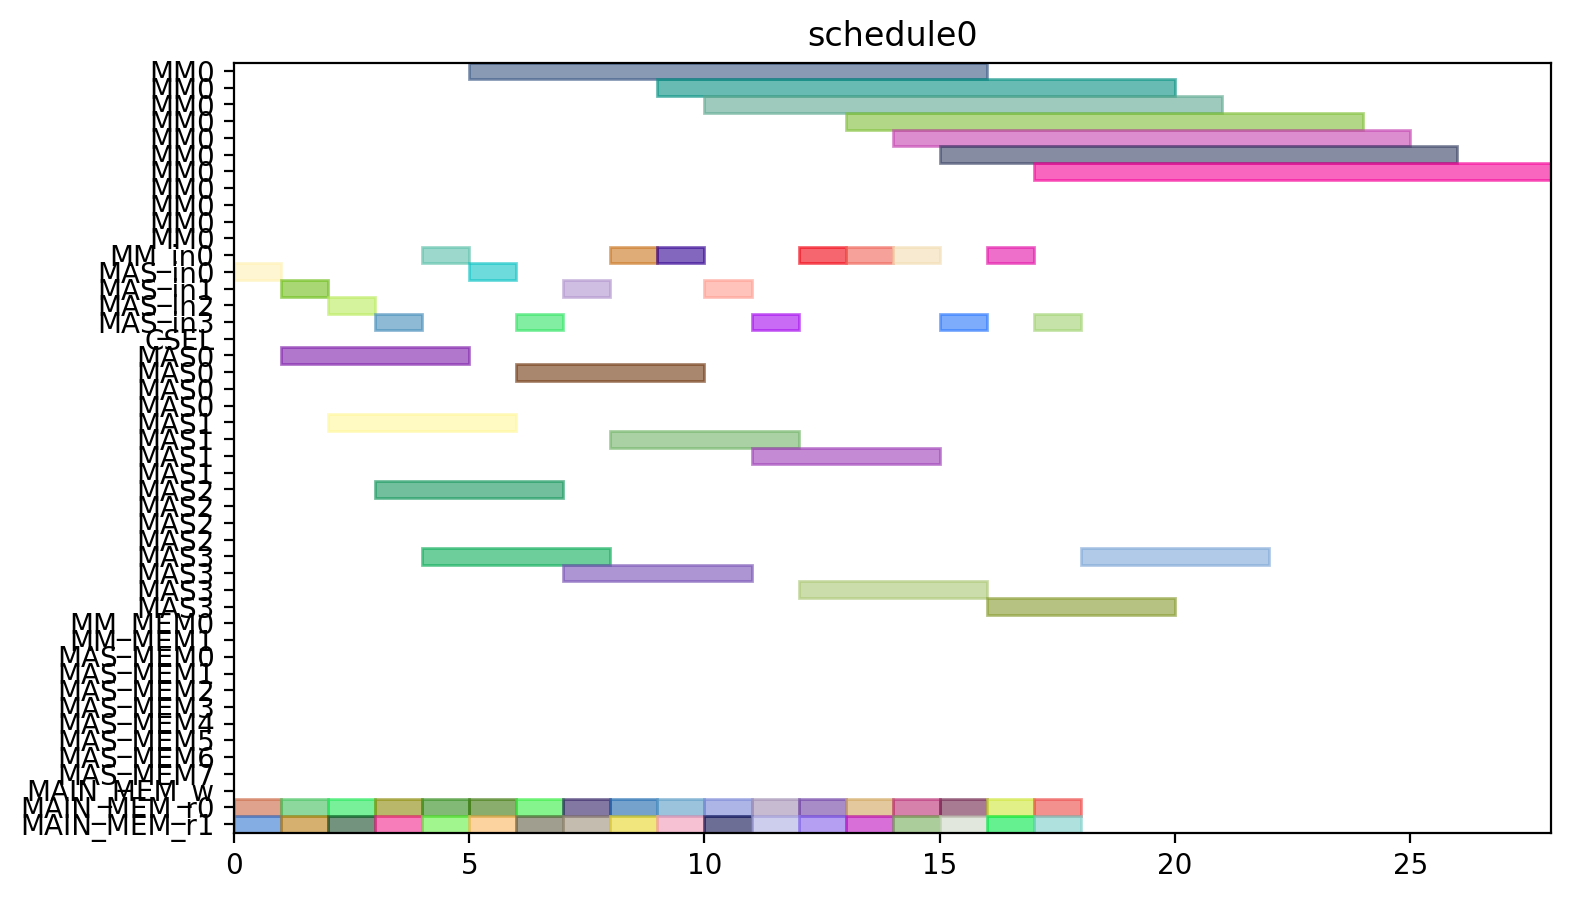

Recreate this plot in Python.
from pyschedule import Scenario, solvers, plotters, alt


def solve():
	horizon = 120
	S = Scenario("schedule0", horizon=horizon)

	# resource
	MM = S.Resources('MM', num=1, size=11)
	MM_in = S.Resources('MM_in', num=1)
	MAS_in = S.Resources('MAS_in', num=4)
	CSEL = S.Resource('CSEL')
	MAS = S.Resources('MAS', num=4, size=4, periods=range(1, horizon))
	MM_MEM = S.Resources('MM_MEM', num=2)
	MAS_MEM = S.Resources('MAS_MEM', num=8)
	MAIN_MEM_w = S.Resource('MAIN_MEM_w', size=1)
	MAIN_MEM_r = S.Resources('MAIN_MEM_r', num=2)

	# result of previous scheduling

	# new tasks
	t0_t0 = S.Task('t0_t0', length=4, delay_cost=1)
	t0_t0 += alt(MAS)
	t0_t0_in = S.Task('t0_t0_in', length=1, delay_cost=1)
	t0_t0_in += alt(MAS_in)
	S += t0_t0_in*MAS_in[0]<=t0_t0*MAS[0]

	S += t0_t0_in*MAS_in[1]<=t0_t0*MAS[1]

	S += t0_t0_in*MAS_in[2]<=t0_t0*MAS[2]

	S += t0_t0_in*MAS_in[3]<=t0_t0*MAS[3]

	t0_t0_mem0 = S.Task('t0_t0_mem0', length=1, delay_cost=1)
	t0_t0_mem0 += MAIN_MEM_r[0]
	S += t0_t0_mem0 <= t0_t0

	t0_t0_mem1 = S.Task('t0_t0_mem1', length=1, delay_cost=1)
	t0_t0_mem1 += MAIN_MEM_r[1]
	S += t0_t0_mem1 <= t0_t0

	t0_t1 = S.Task('t0_t1', length=4, delay_cost=1)
	t0_t1 += alt(MAS)
	t0_t1_in = S.Task('t0_t1_in', length=1, delay_cost=1)
	t0_t1_in += alt(MAS_in)
	S += t0_t1_in*MAS_in[0]<=t0_t1*MAS[0]

	S += t0_t1_in*MAS_in[1]<=t0_t1*MAS[1]

	S += t0_t1_in*MAS_in[2]<=t0_t1*MAS[2]

	S += t0_t1_in*MAS_in[3]<=t0_t1*MAS[3]

	t0_t1_mem0 = S.Task('t0_t1_mem0', length=1, delay_cost=1)
	t0_t1_mem0 += MAIN_MEM_r[0]
	S += t0_t1_mem0 <= t0_t1

	t0_t1_mem1 = S.Task('t0_t1_mem1', length=1, delay_cost=1)
	t0_t1_mem1 += MAIN_MEM_r[1]
	S += t0_t1_mem1 <= t0_t1

	t0_t3 = S.Task('t0_t3', length=11, delay_cost=1)
	t0_t3 += alt(MM)
	t0_t3_in = S.Task('t0_t3_in', length=1, delay_cost=1)
	t0_t3_in += alt(MM_in)
	S += t0_t3_in*MM_in[0]<=t0_t3*MM[0]
	t0_t3_mem0 = S.Task('t0_t3_mem0', length=1, delay_cost=1)
	t0_t3_mem0 += MAIN_MEM_r[0]
	S += t0_t3_mem0 <= t0_t3

	t0_t3_mem1 = S.Task('t0_t3_mem1', length=1, delay_cost=1)
	t0_t3_mem1 += MAIN_MEM_r[1]
	S += t0_t3_mem1 <= t0_t3

	t1_t0 = S.Task('t1_t0', length=4, delay_cost=1)
	t1_t0 += alt(MAS)
	t1_t0_in = S.Task('t1_t0_in', length=1, delay_cost=1)
	t1_t0_in += alt(MAS_in)
	S += t1_t0_in*MAS_in[0]<=t1_t0*MAS[0]

	S += t1_t0_in*MAS_in[1]<=t1_t0*MAS[1]

	S += t1_t0_in*MAS_in[2]<=t1_t0*MAS[2]

	S += t1_t0_in*MAS_in[3]<=t1_t0*MAS[3]

	t1_t0_mem0 = S.Task('t1_t0_mem0', length=1, delay_cost=1)
	t1_t0_mem0 += MAIN_MEM_r[0]
	S += t1_t0_mem0 <= t1_t0

	t1_t0_mem1 = S.Task('t1_t0_mem1', length=1, delay_cost=1)
	t1_t0_mem1 += MAIN_MEM_r[1]
	S += t1_t0_mem1 <= t1_t0

	t1_t1 = S.Task('t1_t1', length=4, delay_cost=1)
	t1_t1 += alt(MAS)
	t1_t1_in = S.Task('t1_t1_in', length=1, delay_cost=1)
	t1_t1_in += alt(MAS_in)
	S += t1_t1_in*MAS_in[0]<=t1_t1*MAS[0]

	S += t1_t1_in*MAS_in[1]<=t1_t1*MAS[1]

	S += t1_t1_in*MAS_in[2]<=t1_t1*MAS[2]

	S += t1_t1_in*MAS_in[3]<=t1_t1*MAS[3]

	t1_t1_mem0 = S.Task('t1_t1_mem0', length=1, delay_cost=1)
	t1_t1_mem0 += MAIN_MEM_r[0]
	S += t1_t1_mem0 <= t1_t1

	t1_t1_mem1 = S.Task('t1_t1_mem1', length=1, delay_cost=1)
	t1_t1_mem1 += MAIN_MEM_r[1]
	S += t1_t1_mem1 <= t1_t1

	t1_t3 = S.Task('t1_t3', length=11, delay_cost=1)
	t1_t3 += alt(MM)
	t1_t3_in = S.Task('t1_t3_in', length=1, delay_cost=1)
	t1_t3_in += alt(MM_in)
	S += t1_t3_in*MM_in[0]<=t1_t3*MM[0]
	t1_t3_mem0 = S.Task('t1_t3_mem0', length=1, delay_cost=1)
	t1_t3_mem0 += MAIN_MEM_r[0]
	S += t1_t3_mem0 <= t1_t3

	t1_t3_mem1 = S.Task('t1_t3_mem1', length=1, delay_cost=1)
	t1_t3_mem1 += MAIN_MEM_r[1]
	S += t1_t3_mem1 <= t1_t3

	t2_t2 = S.Task('t2_t2', length=4, delay_cost=1)
	t2_t2 += alt(MAS)
	t2_t2_in = S.Task('t2_t2_in', length=1, delay_cost=1)
	t2_t2_in += alt(MAS_in)
	S += t2_t2_in*MAS_in[0]<=t2_t2*MAS[0]

	S += t2_t2_in*MAS_in[1]<=t2_t2*MAS[1]

	S += t2_t2_in*MAS_in[2]<=t2_t2*MAS[2]

	S += t2_t2_in*MAS_in[3]<=t2_t2*MAS[3]

	t2_t2_mem0 = S.Task('t2_t2_mem0', length=1, delay_cost=1)
	t2_t2_mem0 += MAIN_MEM_r[0]
	S += t2_t2_mem0 <= t2_t2

	t2_t2_mem1 = S.Task('t2_t2_mem1', length=1, delay_cost=1)
	t2_t2_mem1 += MAIN_MEM_r[1]
	S += t2_t2_mem1 <= t2_t2

	t5_t0 = S.Task('t5_t0', length=11, delay_cost=1)
	t5_t0 += alt(MM)
	t5_t0_in = S.Task('t5_t0_in', length=1, delay_cost=1)
	t5_t0_in += alt(MM_in)
	S += t5_t0_in*MM_in[0]<=t5_t0*MM[0]
	t5_t0_mem0 = S.Task('t5_t0_mem0', length=1, delay_cost=1)
	t5_t0_mem0 += MAIN_MEM_r[0]
	S += t5_t0_mem0 <= t5_t0

	t5_t0_mem1 = S.Task('t5_t0_mem1', length=1, delay_cost=1)
	t5_t0_mem1 += MAIN_MEM_r[1]
	S += t5_t0_mem1 <= t5_t0

	t5_t1 = S.Task('t5_t1', length=11, delay_cost=1)
	t5_t1 += alt(MM)
	t5_t1_in = S.Task('t5_t1_in', length=1, delay_cost=1)
	t5_t1_in += alt(MM_in)
	S += t5_t1_in*MM_in[0]<=t5_t1*MM[0]
	t5_t1_mem0 = S.Task('t5_t1_mem0', length=1, delay_cost=1)
	t5_t1_mem0 += MAIN_MEM_r[0]
	S += t5_t1_mem0 <= t5_t1

	t5_t1_mem1 = S.Task('t5_t1_mem1', length=1, delay_cost=1)
	t5_t1_mem1 += MAIN_MEM_r[1]
	S += t5_t1_mem1 <= t5_t1

	t5_t2 = S.Task('t5_t2', length=4, delay_cost=1)
	t5_t2 += alt(MAS)
	t5_t2_in = S.Task('t5_t2_in', length=1, delay_cost=1)
	t5_t2_in += alt(MAS_in)
	S += t5_t2_in*MAS_in[0]<=t5_t2*MAS[0]

	S += t5_t2_in*MAS_in[1]<=t5_t2*MAS[1]

	S += t5_t2_in*MAS_in[2]<=t5_t2*MAS[2]

	S += t5_t2_in*MAS_in[3]<=t5_t2*MAS[3]

	t5_t2_mem0 = S.Task('t5_t2_mem0', length=1, delay_cost=1)
	t5_t2_mem0 += MAIN_MEM_r[0]
	S += t5_t2_mem0 <= t5_t2

	t5_t2_mem1 = S.Task('t5_t2_mem1', length=1, delay_cost=1)
	t5_t2_mem1 += MAIN_MEM_r[1]
	S += t5_t2_mem1 <= t5_t2

	t5_t3 = S.Task('t5_t3', length=4, delay_cost=1)
	t5_t3 += alt(MAS)
	t5_t3_in = S.Task('t5_t3_in', length=1, delay_cost=1)
	t5_t3_in += alt(MAS_in)
	S += t5_t3_in*MAS_in[0]<=t5_t3*MAS[0]

	S += t5_t3_in*MAS_in[1]<=t5_t3*MAS[1]

	S += t5_t3_in*MAS_in[2]<=t5_t3*MAS[2]

	S += t5_t3_in*MAS_in[3]<=t5_t3*MAS[3]

	t5_t3_mem0 = S.Task('t5_t3_mem0', length=1, delay_cost=1)
	t5_t3_mem0 += MAIN_MEM_r[0]
	S += t5_t3_mem0 <= t5_t3

	t5_t3_mem1 = S.Task('t5_t3_mem1', length=1, delay_cost=1)
	t5_t3_mem1 += MAIN_MEM_r[1]
	S += t5_t3_mem1 <= t5_t3

	t7_t0 = S.Task('t7_t0', length=4, delay_cost=1)
	t7_t0 += alt(MAS)
	t7_t0_in = S.Task('t7_t0_in', length=1, delay_cost=1)
	t7_t0_in += alt(MAS_in)
	S += t7_t0_in*MAS_in[0]<=t7_t0*MAS[0]

	S += t7_t0_in*MAS_in[1]<=t7_t0*MAS[1]

	S += t7_t0_in*MAS_in[2]<=t7_t0*MAS[2]

	S += t7_t0_in*MAS_in[3]<=t7_t0*MAS[3]

	t7_t0_mem0 = S.Task('t7_t0_mem0', length=1, delay_cost=1)
	t7_t0_mem0 += MAIN_MEM_r[0]
	S += t7_t0_mem0 <= t7_t0

	t7_t0_mem1 = S.Task('t7_t0_mem1', length=1, delay_cost=1)
	t7_t0_mem1 += MAIN_MEM_r[1]
	S += t7_t0_mem1 <= t7_t0

	t7_t1 = S.Task('t7_t1', length=4, delay_cost=1)
	t7_t1 += alt(MAS)
	t7_t1_in = S.Task('t7_t1_in', length=1, delay_cost=1)
	t7_t1_in += alt(MAS_in)
	S += t7_t1_in*MAS_in[0]<=t7_t1*MAS[0]

	S += t7_t1_in*MAS_in[1]<=t7_t1*MAS[1]

	S += t7_t1_in*MAS_in[2]<=t7_t1*MAS[2]

	S += t7_t1_in*MAS_in[3]<=t7_t1*MAS[3]

	t7_t1_mem0 = S.Task('t7_t1_mem0', length=1, delay_cost=1)
	t7_t1_mem0 += MAIN_MEM_r[0]
	S += t7_t1_mem0 <= t7_t1

	t7_t1_mem1 = S.Task('t7_t1_mem1', length=1, delay_cost=1)
	t7_t1_mem1 += MAIN_MEM_r[1]
	S += t7_t1_mem1 <= t7_t1

	t7_t3 = S.Task('t7_t3', length=11, delay_cost=1)
	t7_t3 += alt(MM)
	t7_t3_in = S.Task('t7_t3_in', length=1, delay_cost=1)
	t7_t3_in += alt(MM_in)
	S += t7_t3_in*MM_in[0]<=t7_t3*MM[0]
	t7_t3_mem0 = S.Task('t7_t3_mem0', length=1, delay_cost=1)
	t7_t3_mem0 += MAIN_MEM_r[0]
	S += t7_t3_mem0 <= t7_t3

	t7_t3_mem1 = S.Task('t7_t3_mem1', length=1, delay_cost=1)
	t7_t3_mem1 += MAIN_MEM_r[1]
	S += t7_t3_mem1 <= t7_t3

	t10_t0 = S.Task('t10_t0', length=11, delay_cost=1)
	t10_t0 += alt(MM)
	t10_t0_in = S.Task('t10_t0_in', length=1, delay_cost=1)
	t10_t0_in += alt(MM_in)
	S += t10_t0_in*MM_in[0]<=t10_t0*MM[0]
	t10_t0_mem0 = S.Task('t10_t0_mem0', length=1, delay_cost=1)
	t10_t0_mem0 += MAIN_MEM_r[0]
	S += t10_t0_mem0 <= t10_t0

	t10_t0_mem1 = S.Task('t10_t0_mem1', length=1, delay_cost=1)
	t10_t0_mem1 += MAIN_MEM_r[1]
	S += t10_t0_mem1 <= t10_t0

	t10_t1 = S.Task('t10_t1', length=11, delay_cost=1)
	t10_t1 += alt(MM)
	t10_t1_in = S.Task('t10_t1_in', length=1, delay_cost=1)
	t10_t1_in += alt(MM_in)
	S += t10_t1_in*MM_in[0]<=t10_t1*MM[0]
	t10_t1_mem0 = S.Task('t10_t1_mem0', length=1, delay_cost=1)
	t10_t1_mem0 += MAIN_MEM_r[0]
	S += t10_t1_mem0 <= t10_t1

	t10_t1_mem1 = S.Task('t10_t1_mem1', length=1, delay_cost=1)
	t10_t1_mem1 += MAIN_MEM_r[1]
	S += t10_t1_mem1 <= t10_t1

	t10_t2 = S.Task('t10_t2', length=4, delay_cost=1)
	t10_t2 += alt(MAS)
	t10_t2_in = S.Task('t10_t2_in', length=1, delay_cost=1)
	t10_t2_in += alt(MAS_in)
	S += t10_t2_in*MAS_in[0]<=t10_t2*MAS[0]

	S += t10_t2_in*MAS_in[1]<=t10_t2*MAS[1]

	S += t10_t2_in*MAS_in[2]<=t10_t2*MAS[2]

	S += t10_t2_in*MAS_in[3]<=t10_t2*MAS[3]

	t10_t2_mem0 = S.Task('t10_t2_mem0', length=1, delay_cost=1)
	t10_t2_mem0 += MAIN_MEM_r[0]
	S += t10_t2_mem0 <= t10_t2

	t10_t2_mem1 = S.Task('t10_t2_mem1', length=1, delay_cost=1)
	t10_t2_mem1 += MAIN_MEM_r[1]
	S += t10_t2_mem1 <= t10_t2

	t10_t3 = S.Task('t10_t3', length=4, delay_cost=1)
	t10_t3 += alt(MAS)
	t10_t3_in = S.Task('t10_t3_in', length=1, delay_cost=1)
	t10_t3_in += alt(MAS_in)
	S += t10_t3_in*MAS_in[0]<=t10_t3*MAS[0]

	S += t10_t3_in*MAS_in[1]<=t10_t3*MAS[1]

	S += t10_t3_in*MAS_in[2]<=t10_t3*MAS[2]

	S += t10_t3_in*MAS_in[3]<=t10_t3*MAS[3]

	t10_t3_mem0 = S.Task('t10_t3_mem0', length=1, delay_cost=1)
	t10_t3_mem0 += MAIN_MEM_r[0]
	S += t10_t3_mem0 <= t10_t3

	t10_t3_mem1 = S.Task('t10_t3_mem1', length=1, delay_cost=1)
	t10_t3_mem1 += MAIN_MEM_r[1]
	S += t10_t3_mem1 <= t10_t3

	solvers.mip.solve(S,msg=1,kind='CPLEX',ratio_gap=1.01)

	solution = [['hoge']*len(S.solution()[1]) for i in range(len(S.solution()))]
	for i in range(len(S.solution())):
		for j in range(len(S.solution()[i])):
			solution[i][j]=str(S.solution()[i][j])
	print(solution)

	cycles = int(solution[-1][3])

	pic_file_name = "/mnt/rose/usr1/fukuda/ABE/multiRAM_multiMAS_16mux/scheduling_result/stage11MM1_stage4MAS4/EP2_DBL_w_EVAL/schedule0.png"
	if(S.solution() != []):
		plotters.matplotlib.plot(S,img_filename=pic_file_name, show_task_labels=False, fig_size=(cycles*0.25+3, 5))

	return solution
